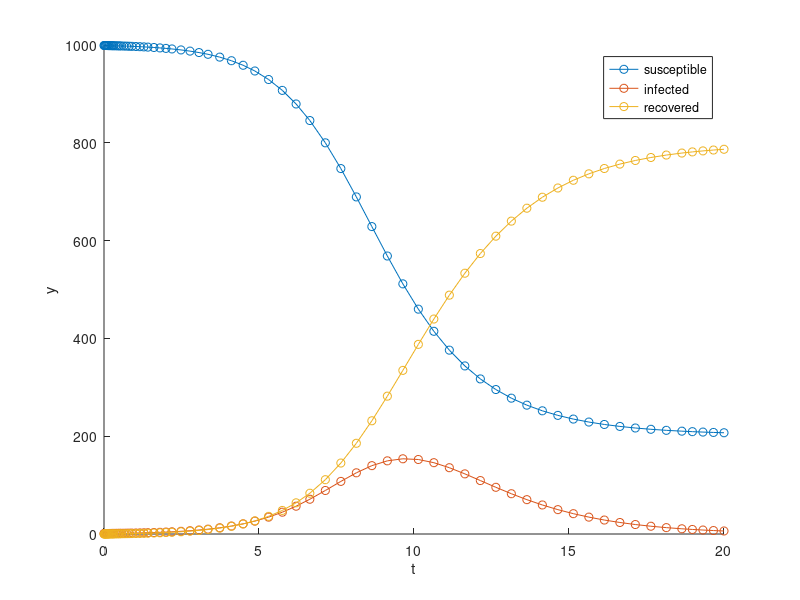

Here is the MATLAB script that generated this plot:
%deterministic model of an epidemic
function epidemic_deterministic
clf

a=2*log(2); %doubling time of the infected
N=1000; %total population
b = log(2); %half-life of an infected state

%define the function. I = y(2), S = y(1), R = y(3). y's are the dependent
%variables
F=@(t,y) [-a/N * y(2) *y(1); a/N*y(1)*y(2) - b*y(2);b*y(2)]; %the three states of system equations

[t,y] = ode45(F,[0 20],[999; 1; 0]); %ode45(F, [time range], [y(1) initial state; y(2) initial state; y(3) initial state]

%integrate use the ode solver

%plot the results
hold on;
plot(t,y,'-o') %plot y = plot y(1), y(2), and y(3) 
xlabel('t');ylabel('y')
legend('susceptible','infected','recovered')
hold on;
